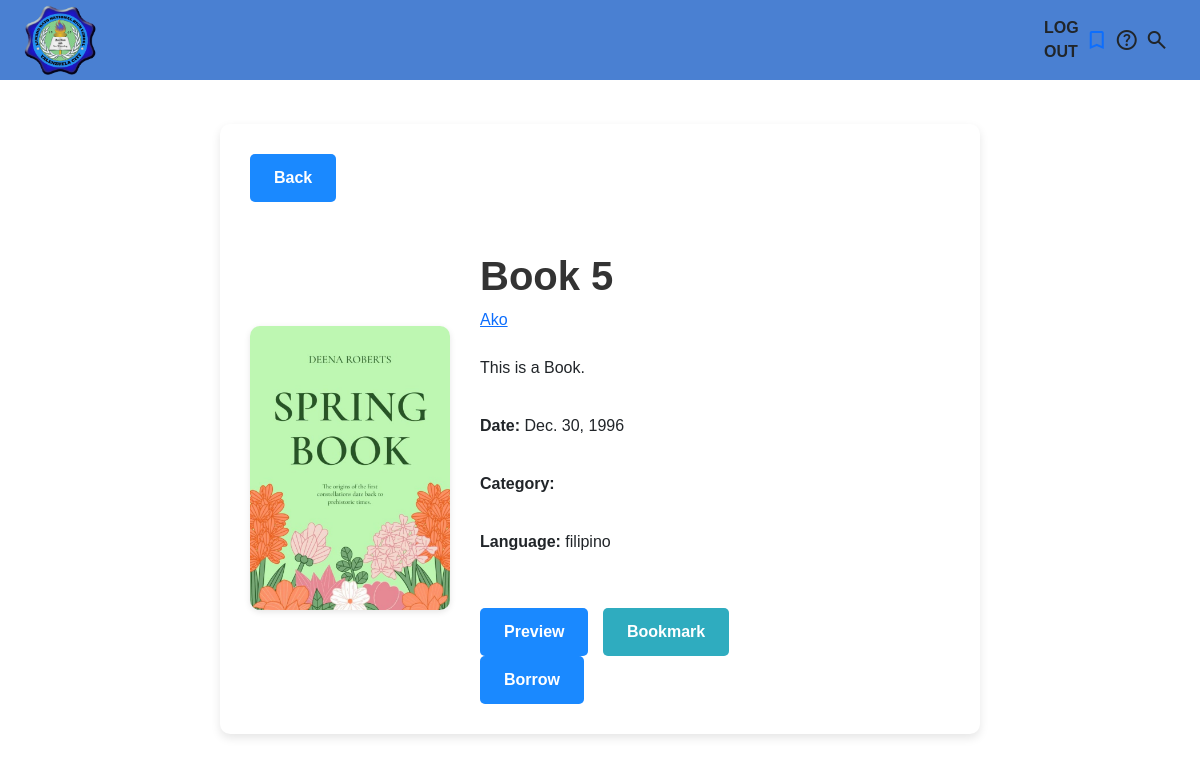
Before: /student/book-detail/12/ (signed in) with the older database file.
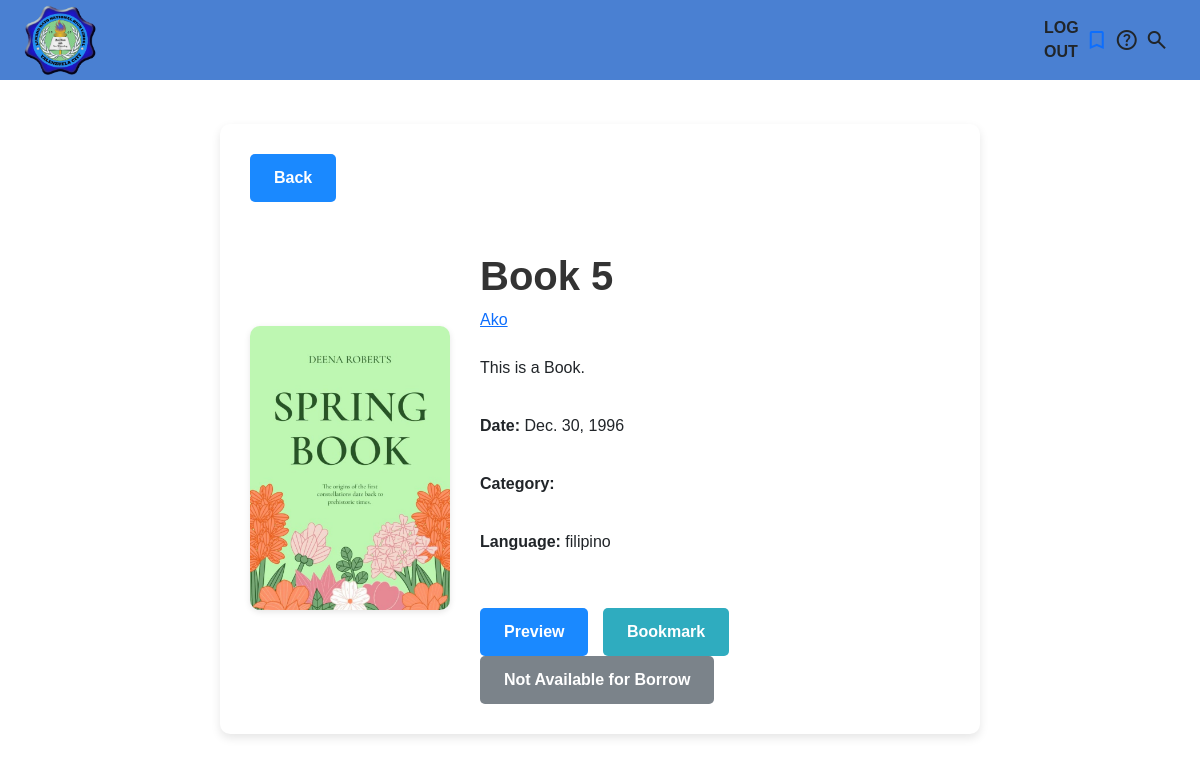
After: the same page with the newer database file.
### student/views.py (the view)
# urls.py: path('book-detail/<int:book_id>/', views.book_detail, name='book_detail'),
def book_detail(request, book_id):
    book = get_object_or_404(Books, pk=book_id)
    borrow_requested = BorrowRequest.objects.filter(book=book, requested_by=request.user).exists()
    borrow_message = request.GET.get('borrow_message', "")
    context = {
        'book': book,
        'borrow_requested': borrow_requested,
        'borrow_message': borrow_message,
    }
    return render(request, 'info.html', context)

### student/templatetags/custom_tags.py (called while the page is built)
@register.filter(name='is_student')
def is_student(user):
    return user.groups.filter(name='Student').exists()

### student/templates/info.html (shortened to what this page needs)
{% load custom_tags %}
{% if user.is_authenticated and user|is_student %}
{% load static %}
<!DOCTYPE html>
<html lang="en">
<head>
    <link rel="stylesheet" href="https://cdn.jsdelivr.net/npm/bootstrap@5.3.3/dist/css/bootstrap.min.css">
    <link rel="stylesheet" href="https://cdnjs.cloudflare.com/ajax/libs/OwlCarousel2/2.3.4/assets/owl.carousel.min.css">
    <link rel="stylesheet" href="https://cdnjs.cloudflare.com/ajax/libs/OwlCarousel2/2.3.4/assets/owl.theme.default.min.css">
</head>
<body>
    <header class="header">
        <div class="navbar-left">
            <img src="{% static 'playground/school_Logo.png'%}" alt="Logo" height="80px" id="logo">
        </div>
        <div class="navbar-right">
            <span class="navbar-text">LOG OUT</span>
            <a href="{% url 'bookmark' %}" class="material-symbols-outlined navbar-icon" alt="bookmark">bookmark</a>
            <span class="material-symbols-outlined navbar-icon" alt="help">help</span>
            <span class="material-symbols-outlined navbar-icon" alt="search" id="search">search</span>
        </div>
    </header>
    <div class="container">
        <br>
        <section class="content">
            <button class="btn btn-primary hBack" type="button">Back</button>
            <div class="book-info">
                <img src="{{ book.BookImage.url }}" alt="{{ book.BookTitle }} Image" class="img-fluid book-image">
                <div class="book-details">
                    <h1 style="font-family: Arial, Helvetica, sans-serif; color: #333;"><b>{{ book.BookTitle }}</b></h1>
                    <a href="#">{{ book.Author}}</a>
                    <br>
                    <br>
                    <p>{{ book.Description }}</p>
                    <br>
                    <p><strong><b>Date:</strong></b> {{ book.Date }}</p>
                    <br>
                    <p><strong><b>Category:</strong> </b>{{ book.Category.all|join:", " }}</p>
                    <br>
                    <p><strong><b>Language:</strong> </b>{{ book.Language }}</p>
                    <br>
                    <div class="buttons">
                        <a href="{% url 'prev_file' book.id %}" class="btn btn-primary">Preview</a>
                        <button class="btn btn-info bookmark-btn" data-bookid="{{ book.id }}">Bookmark</button>
                        {% if book.available %}
                            <form method="post" action="{% url 'borrow_request' book.id %}">
                                <button type="submit" class="btn btn-primary">Borrow</button>
                            </form>
                        {% else %}
                            <button id="openModalBtn" class="btn btn-secondary">Not Available for Borrow</button>
                        {% endif %}
                    </div>
                </div>
            </div>
        </section>
    </div>
</body>
</html>
{%endif%}

Changed rows visible on the page:
changed Books "Book 5": available True → False (drawn)
Other visible differences:
text no longer shown: "Borrow"
text now shown: "Not Available for Borrow"
